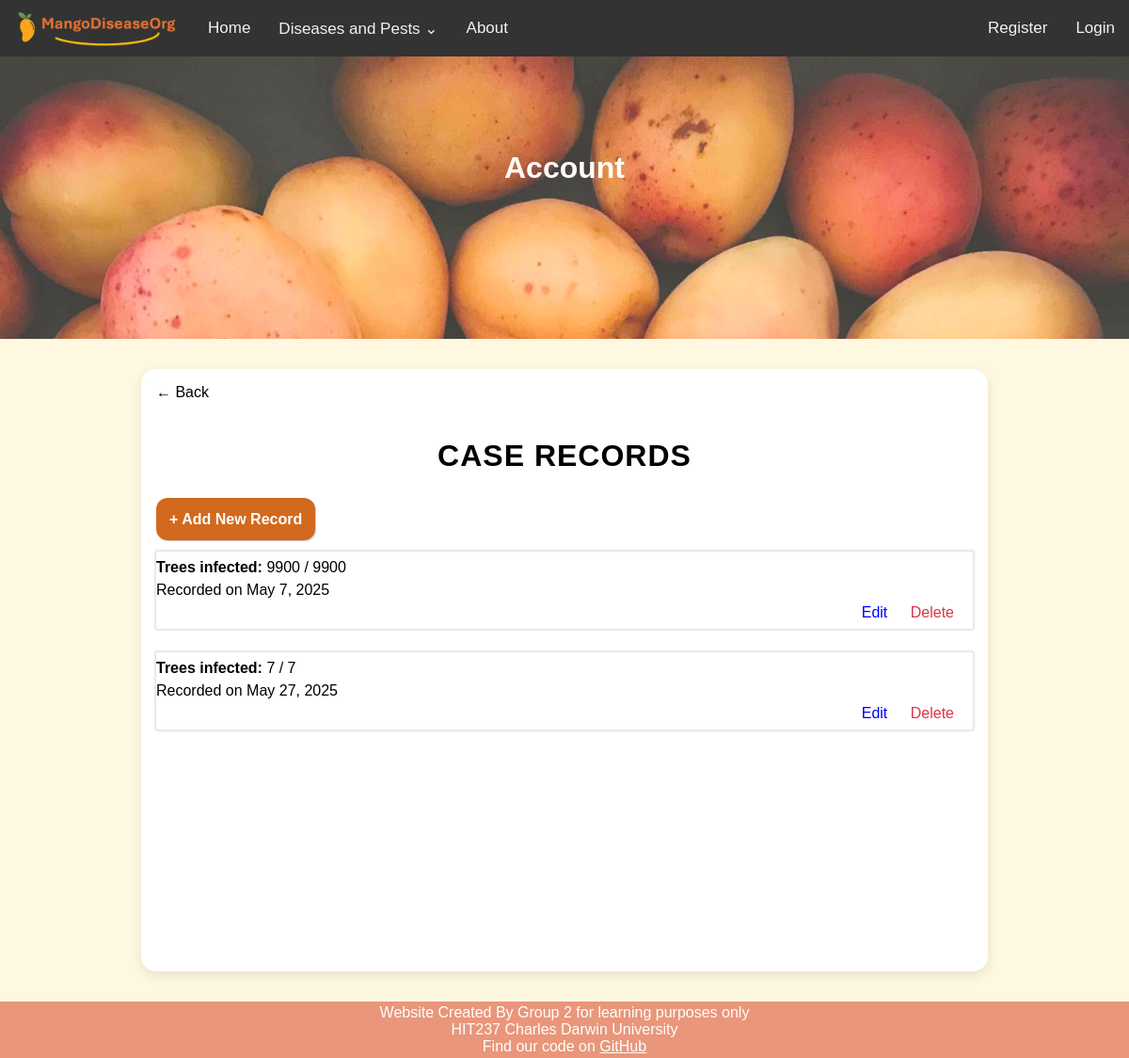
/cases/records/2/, run on an earlier commit of the app's database.
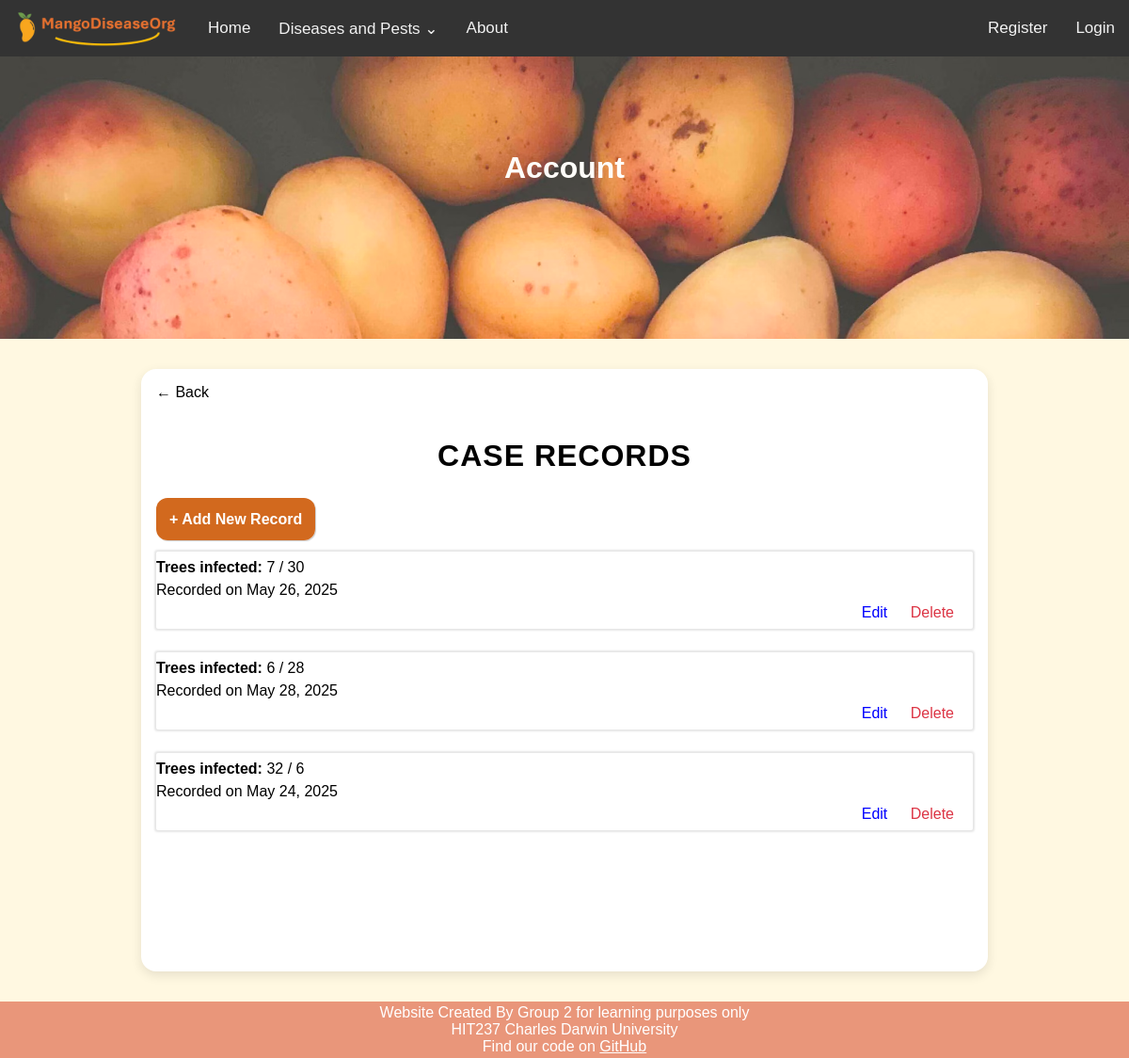
And on a later commit of the database.
### mango_disease_app/models.py (models this page shows, shortened)
class Record(models.Model):
    case = models.ForeignKey(
        Case,
        on_delete=models.CASCADE,
        null=True,
        blank=True,
    )
    orchard = models.ForeignKey(
        Orchard,
        on_delete=models.CASCADE,
        null=True, # clean method handles validation
        blank=True,
    )
    recordedAt = models.DateField(default=timezone.now)
    numberOfTreesChecked = models.IntegerField(validators=[validators.MinValueValidator(1)])
    numberOfTreesInfected = models.IntegerField(validators=[validators.MinValueValidator(1)])
    def clean(self): # https://docs.djangoproject.com/en/5.1/ref/forms/validation/
        if not self.case and not self.orchard:
            raise ValidationError('Record must be linked to a Case or an Orchard.')
        if self.case and not self.orchard: # automatically link case to Orchard too
            self.orchard = self.case.orchard

### mango_disease_app/views/record_views.py (the view)
# urls.py: path('cases/records/<int:case_id>/', views.records, name='records'),
def records(request, case_id):
    case = Case.objects.get(id=case_id)
    cRecords = Record.objects.filter(case=case)
    return render(request, 'mango_disease_app/account/record.html', {
        'records': cRecords,
        'id': case_id,
    })

### mango_disease_app/context_processors.py (called while the page is built)
def disease_menu(request):
    return {'navs': Disease.objects.all()}

### mango_disease_app/templates/mango_disease_app/account/record.html (shortened to what this page needs)
{% extends 'mango_disease_app/site_base/base.html' %}
{% block page_header %}Account{% endblock %}
{% load static %}
{% block content %}
    <a href="{% url 'account' %}" class="back-button">← Back</a>
<h2>Case Records</h2>
<a href="{% url 'add_record' id %}" class="new-button">+ Add New Record</a>
{% for record in records %}
	<div class="list_item">
		<div>
			<p><strong>Trees infected: </strong>{{ record.numberOfTreesInfected }} / {{ record.numberOfTreesChecked }}</p>
			<p>Recorded on {{ record.recordedAt }}</p>
		</div>
		<div class="list_end">
			<a href="{% url 'edit_record' record.id %}" class="action-link">Edit</a>
			<a href="{% url 'delete_record' record.id %}" class="action-link delete-link">Delete</a>
		</div>
	</div>
{% endfor %}
{% endblock %}

### mango_disease_app/templates/mango_disease_app/site_base/base.html (shortened to what this page needs)
{% load static %}
<!DOCTYPE html>
<html lang="en">
<head>
    <link rel="stylesheet" href="{% static 'css/styles.css' %}">
    <link rel="stylesheet" href="{% static 'css/form.css' %}">
    <link rel="stylesheet" href="{% static 'css/account.css' %}">
    <link rel="stylesheet" href="{% static 'css/orchard.css' %}">
</head>
<body>
    {% include "mango_disease_app/patterns/navbar_large.html" %}
    <header class='header'>
        <h1>{% block page_header %}Mango Diseases{% endblock %}</h1>
    </header>
    <main>
        <div class="main-container">
            {% block content %}{% endblock %}
        </div>
    </main>
    <footer>
        <p>Website Created By Group 2 for learning purposes only</p>
        <p>HIT237 Charles Darwin University</p>
        <p>Find our code on <a style="color: white; text-decoration: underline;" href="https://github.com/frank-895/mango_disease_web_app/">GitHub</a></p>
    </footer>
</body>
</html>

### mango_disease_app/templates/mango_disease_app/patterns/navbar_large.html (shortened to what this page needs)
{% load static %}
<nav class="large-nav">
    <a href="{% url 'home' %}" class="nav-item img-logo"><img class="logo" src="{% static 'images/logo.png' %}"></a>
    <a href="{% url 'home' %}" class="nav-item">Home</a>
    <div class="dropdown nav-item">
        <a href="{% url 'diseases' %}" class="dropdown-button">Diseases and Pests ⌄</a>
    </div>
    <a href="{% url 'about' %}" class="nav-item">About</a>
    <div class='nav-right'>
        {% if user.is_authenticated%}
        <a href="{% url 'account' %}" class="nav-item">Account</a>
        <form class="btn-logout logout-form"action="{% url 'logout' %}" method="post" style="display:inline;">
            {% csrf_token %}
            <button type="submit" class="nav-item btn-logout">Logout</button>
        </form>
        {% else %}
        <a href="{% url 'register' %}" class="nav-item">Register</a>
        <a href="{% url 'userlogin' %}" class="nav-item">Login</a>
        {% endif %}
    </div>
</nav>

### mango_disease_app/templates/mango_disease_app/patterns/navbar_small.html (shortened to what this page needs)
{% load static %}

### mango_disease_app/static/css/styles.css (style rules this page uses)
* { margin: 0; padding: 0; font-family: Arial; }
body { min-height: 100vh; display: flex; flex-direction: column; background-color: #fff8e1; }
main { flex-grow: 1; }
a { text-decoration: none; color: black }
.main-container { background-color: white; color: black; margin: 2rem auto; padding: 1rem; border-radius: 1rem; box-shadow: 0 4px 12px rgba(0, 0, 0, 0.1); width: 90vw; max-width: 900px; min-height: 80vh; }
.large-nav { display: flex; }
nav { background-color: #333; flex-wrap: nowrap; height: 60px; display: flex; align-items: center; position: relative; z-index: 10; }
.nav-item { float: left; display: flex; align-items: center; height:100%; padding: 0px 15px; text-decoration: none; white-space: nowrap; color: #f2f2f2; text-align: center; font-size: 17px; }
nav .logo { height: 40px; }
.nav-right { height: 60px; margin-left: auto; display: flex; align-items: center; }
.dropdown { position: relative; display: flex; align-items: center; height: 100%; padding: 0px; }
.dropdown-button { height: 100%; display: flex; align-items: center; padding: 0px 15px; color: #f2f2f2; justify-content: center; }
.dropdown-button, .disease-dropdown li a { transition: 0.2s ease, color 0.2s ease; }
header { background-image: url("../images/header-background.avif"); background-size: cover; height: 300px; opacity: 0.8; position: relative; z-index: 0; }
h1 { color: white; text-align: center; padding: 100px; }
footer { text-align: center; padding: 3px; background-color: DarkSalmon; color: white; }
h2 { font-size: 32px; text-align: center; margin: 40px 0 40px; font-weight: 700; text-transform: uppercase; letter-spacing: 1px; }
.list_item { display: flex; flex-direction: column; border-radius: 2px; transition: 0.2s; margin: 25px 0; padding: 5px 0; line-height: 150%; box-shadow: 0 0 2px 2px rgba(0, 0, 0, 0.1); }
.list_item >.list_end { align-self: flex-end }
.logo { max-width: 100%; height: auto; margin: 0 auto; }
.new-button { padding: 14px; margin: 10px 0px 10px; border-radius: 12px; background-color: chocolate; color: white; transition: 0.3s; box-shadow: 1px 1px 1px rgba(0, 0, 0, 0.2); font-weight: bold; }

### mango_disease_app/static/css/form.css (style rules this page uses)
*, *::before, *::after { box-sizing: border-box; }

### mango_disease_app/static/css/orchard.css (style rules this page uses)
.action-link { color: blue; text-decoration: none; margin-right: 20px; font-weight: 500; }
.delete-link { color: #dc3545; }

What changed in the data, as far as the page shows it:
removed Record: numberOfTreesInfected "9900", numberOfTreesChecked "9900", recordedAt "May 7, 2025"
removed Record: numberOfTreesInfected "7", numberOfTreesChecked "7", recordedAt "May 27, 2025"
added Record: numberOfTreesInfected "7", numberOfTreesChecked "30", recordedAt "May 26, 2025"
added Record: numberOfTreesInfected "6", numberOfTreesChecked "28", recordedAt "May 28, 2025"
added Record: numberOfTreesInfected "32", numberOfTreesChecked "6", recordedAt "May 24, 2025"
